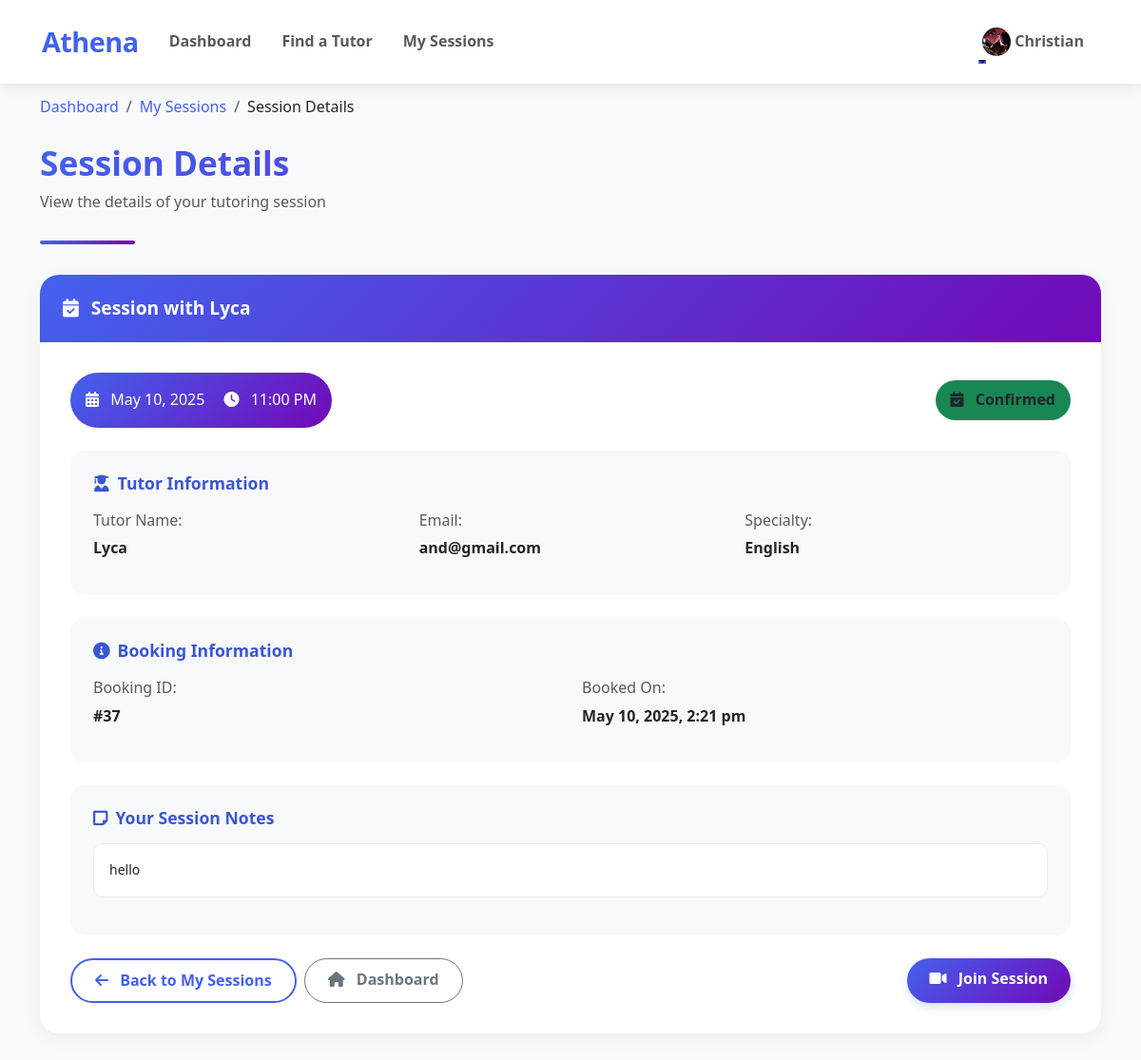
Screenshot of /student-session-details.php?id=37 (signed in) with the database file from the repository.
### tables this page shows
CREATE TABLE `students` (
  `id` int(11) NOT NULL,
  `name` varchar(100) NOT NULL,
  `email` varchar(100) NOT NULL,
  `phone` varchar(20) DEFAULT NULL,
  `password` varchar(255) NOT NULL,
  `status` enum('active','inactive') DEFAULT 'active',
  `created_at` timestamp NOT NULL DEFAULT current_timestamp(),
  `phone_number` varchar(20) DEFAULT NULL,
  `profile_image` varchar(255) DEFAULT NULL
);

CREATE TABLE `bookings` (
  `id` int(11) NOT NULL,
  `student_id` int(11) NOT NULL,
  `tutor_id` int(11) NOT NULL,
  `session_date` date NOT NULL,
  `session_time` time NOT NULL,
  `status` enum('pending','accepted','declined','completed','confirmed') DEFAULT 'pending',
  `payment_method` varchar(50) DEFAULT NULL,
  `proof_file_path` varchar(255) DEFAULT NULL,
  `created_at` timestamp NOT NULL DEFAULT current_timestamp(),
  `notes` text DEFAULT NULL,
  `updated_at` timestamp NOT NULL DEFAULT current_timestamp() ON UPDATE current_timestamp(),
  `rating` int(11) DEFAULT NULL,
  `feedback` text DEFAULT NULL
);

CREATE TABLE `tutors` (
  `id` int(11) NOT NULL,
  `name` varchar(100) NOT NULL,
  `email` varchar(100) NOT NULL,
  `phone` varchar(20) DEFAULT NULL,
  `password` varchar(255) NOT NULL,
  `status` enum('active','inactive') DEFAULT 'active',
  `profile_image` varchar(255) DEFAULT NULL,
  `created_at` timestamp NOT NULL DEFAULT current_timestamp(),
  `specialty` varchar(255) DEFAULT NULL,
  `description` text DEFAULT NULL,
  `rating` decimal(3,2) DEFAULT 0.00,
  `hourly_rate` decimal(10,2) DEFAULT 0.00,
  `experience` int(11) DEFAULT 0 COMMENT 'Years of teaching experience',
  `bio` text DEFAULT NULL COMMENT 'Tutor biography/profile description',
  `phone_number` varchar(20) DEFAULT NULL COMMENT 'Tutors contact phone number'
);

### student-session-details.php (the view, shortened to what this page needs)
<?php
require 'db.php';
$student_id = $_SESSION['user_id'];
$booking_id = $_GET['id'] ?? null;
$stmt_student = $conn->prepare("SELECT * FROM students WHERE id = ?");
$stmt_student->execute([$student_id]);
$student = $stmt_student->fetch();
$stmt = $conn->prepare("
    SELECT b.*, t.name as tutor_name, t.email as tutor_email, t.specialty as tutor_specialty
    FROM bookings b
    JOIN tutors t ON b.tutor_id = t.id
    WHERE b.id = ? AND b.student_id = ?
");
$stmt->execute([$booking_id, $student_id]);
$session = $stmt->fetch();
$session_date_formatted = date('F j, Y', strtotime($session['session_date']));
$session_time_formatted = date('g:i A', strtotime($session['session_time']));
?>
<!DOCTYPE html>
<html lang="en">
<head>
    <link href="https://cdn.jsdelivr.net/npm/bootstrap@5.3.0/dist/css/bootstrap.min.css" rel="stylesheet">
    <link href="https://cdnjs.cloudflare.com/ajax/libs/font-awesome/6.0.0/css/all.min.css" rel="stylesheet">
</head>
<body>
    <nav class="navbar navbar-expand-lg navbar-light">
        <div class="container">
            <a class="navbar-brand" href="student-dashboard.php">Athena</a>
            <div class="collapse navbar-collapse" id="navbarNav">
                <ul class="navbar-nav me-auto">
                    <li class="nav-item">
                        <a class="nav-link" href="student-dashboard.php">Dashboard</a>
                    </li>
                    <li class="nav-item">
                        <a class="nav-link" href="find-tutor.php">Find a Tutor</a>
                    </li>
                    <li class="nav-item">
                        <a class="nav-link" href="my-sessions.php">My Sessions</a>
                    </li>
                </ul>
                <ul class="navbar-nav">
                    <li class="nav-item dropdown">
                        <a class="nav-link dropdown-toggle d-flex align-items-center" href="#" id="navbarDropdown" role="button" data-bs-toggle="dropdown">
                            <?php if (isset($student['profile_image']) && !empty($student['profile_image'])): ?>
                                <img src="<?php echo htmlspecialchars($student['profile_image']); ?>" alt="Profile" class="nav-profile-img me-1">
                            <?php else: ?>
                                <i class="fas fa-user-circle me-1"></i>
                            <?php endif; ?>
                            <?php echo htmlspecialchars($student['name']); ?>
                        </a>
                    </li>
                </ul>
            </div>
        </div>
    </nav>    <div class="container mt-4">
        <nav aria-label="breadcrumb">
            <ol class="breadcrumb">
                <li class="breadcrumb-item"><a href="student-dashboard.php">Dashboard</a></li>
                <li class="breadcrumb-item"><a href="my-sessions.php">My Sessions</a></li>
                <li class="breadcrumb-item active" aria-current="page">Session Details</li>
            </ol>
        </nav>
        <div class="page-header">
            <h2>Session Details</h2>
            <p class="text-muted">View the details of your tutoring session</p>
        </div>
        <div class="card details-card">
            <div class="card-header">
                <i class="fas fa-calendar-check me-2"></i> Session with <?php echo htmlspecialchars($session['tutor_name']); ?>
            </div>
            <div class="card-body">
                <div class="d-flex align-items-center mb-4">
                    <div class="session-date p-3 rounded-pill me-4" style="background: linear-gradient(135deg, var(--primary), var(--secondary)); color: white;">
                        <i class="fas fa-calendar-alt me-2"></i> <?php echo $session_date_formatted; ?>
                        <i class="fas fa-clock ms-3 me-2"></i> <?php echo $session_time_formatted; ?>
                    </div>
                    <span class="status-badge bg-<?php echo getStatusBadgeClass($session['status']); ?> ms-auto">
                        <i class="fas fa-<?php echo getStatusIcon($session['status']); ?> me-2"></i>
                        <?php echo ucfirst(htmlspecialchars($session['status'])); ?>
                    </span>
                </div>
                <div class="info-group">
                    <h6 class="section-title"><i class="fas fa-user-graduate me-2"></i>Tutor Information</h6>
                    <div class="row">
                        <div class="col-md-4 info-item">
                            <span class="text-muted mb-1 d-block">Tutor Name:</span>
                            <span class="fw-bold"><?php echo htmlspecialchars($session['tutor_name']); ?></span>
                        </div>
                        <div class="col-md-4 info-item">
                            <span class="text-muted mb-1 d-block">Email:</span>
                            <span class="fw-bold"><?php echo htmlspecialchars($session['tutor_email'] ?? 'Not available'); ?></span>
                        </div>
                        <div class="col-md-4 info-item">
                            <span class="text-muted mb-1 d-block">Specialty:</span>
                            <span class="fw-bold"><?php echo htmlspecialchars($session['tutor_specialty'] ?? 'Not specified'); ?></span>
                        </div>
                    </div>
                </div>
                <div class="info-group">
                    <h6 class="section-title"><i class="fas fa-info-circle me-2"></i>Booking Information</h6>
                    <div class="row">
                        <div class="col-md-6 info-item">
                            <span class="text-muted mb-1 d-block">Booking ID:</span>
                            <span class="fw-bold">#<?php echo $session['id']; ?></span>
                        </div>
                        <div class="col-md-6 info-item">
                            <span class="text-muted mb-1 d-block">Booked On:</span>
                            <span class="fw-bold"><?php echo date('F j, Y, g:i a', strtotime($session['created_at'])); ?></span>
                        </div>
                    </div>
                </div>
                <?php if (!empty($session['notes'])): ?>
                <div class="notes-container">
                    <h6 class="section-title"><i class="fas fa-sticky-note me-2"></i>Your Session Notes</h6>
                    <pre><?php echo htmlspecialchars($session['notes']); ?></pre>
                </div>
                <?php endif; ?>
                <div class="mt-4 d-flex">
                    <a href="my-sessions.php" class="btn btn-outline-primary me-2">
                        <i class="fas fa-arrow-left me-2"></i> Back to My Sessions
                    </a>
                    <a href="student-dashboard.php" class="btn btn-outline-secondary">
                        <i class="fas fa-home me-2"></i> Dashboard
                    </a>
                    <?php if (strtolower($session['status']) === 'confirmed'): ?>
                    <a href="#" class="btn btn-primary ms-auto">
                        <i class="fas fa-video me-2"></i> Join Session
                    </a>
                    <?php endif; ?>
                </div>
            </div>
        </div>
    </div>    <script src="https://cdn.jsdelivr.net/npm/bootstrap@5.3.0/dist/js/bootstrap.bundle.min.js"></script>
</body>
</html>
<?php
function getStatusBadgeClass($status) {
    switch (strtolower($status)) {
        case 'confirmed': return 'success';
    }
}
function getStatusIcon($status) {
    switch (strtolower($status)) {
        case 'confirmed': return 'calendar-check';
    }
}
?>

### student-session-details.php (style rules this page uses)
:root { --primary: #4361ee; --primary-dark: #3a56d4; --secondary: #7209b7; --accent: #f72585; --light: #f8f9fa; --dark: #212529; --gray-light: #e9ecef; --success: #38b000; --warning: #ffaa00; --info: #3a86ff; }
body { font-family: 'Segoe UI', Tahoma, Geneva, Verdana, sans-serif; color: var(--dark); line-height: 1.6; background-color: var(--light); padding-top: 76px; }
.navbar { padding: 1rem 2rem; background: #fff; box-shadow: 0 2px 15px rgba(0,0,0,0.1); position: fixed; top: 0; width: 100%; z-index: 1000; }
.navbar-brand { font-weight: 800; font-size: 1.8rem; color: var(--primary); letter-spacing: -0.5px; }
.nav-link { font-weight: 600; margin: 0 0.5rem; position: relative; transition: all 0.3s ease; }
.nav-profile-img { width: 30px; height: 30px; border-radius: 50%; object-fit: cover; }
.nav-link::after { content: ''; position: absolute; width: 0; height: 2px; bottom: 0; left: 0; background-color: var(--primary); transition: width 0.3s ease; }
.page-header { margin-bottom: 2rem; position: relative; padding-bottom: 1rem; }
.page-header h2 { font-size: 2.2rem; font-weight: 800; margin-bottom: 0.5rem; background: linear-gradient(to right, var(--primary), var(--secondary)); -webkit-background-clip: text; -webkit-text-fill-color: transparent; }
.page-header::after { content: ''; position: absolute; bottom: 0; left: 0; width: 100px; height: 4px; background: linear-gradient(to right, var(--primary), var(--secondary)); border-radius: 2px; }
.details-card { border-radius: 20px; overflow: hidden; box-shadow: 0 5px 20px rgba(0,0,0,0.05); border: none; margin-bottom: 2rem; }
.details-card .card-header { background: linear-gradient(135deg, var(--primary), var(--secondary)); color: white; font-weight: 700; font-size: 1.2rem; padding: 1.25rem 1.5rem; border: none; }
.details-card .card-body { padding: 2rem; }
.section-title { font-weight: 700; font-size: 1.1rem; margin-bottom: 1rem; color: var(--primary-dark); }
.info-group { background-color: #f8f9fa; border-radius: 15px; padding: 1.5rem; margin-bottom: 1.5rem; }
.info-item { margin-bottom: 0.75rem; }
.status-badge { padding: 0.5rem 1rem; border-radius: 50px; font-weight: 600; display: inline-block; }
.notes-container { background-color: #f8f9fa; border-radius: 15px; padding: 1.5rem; margin-top: 1.5rem; }
pre { white-space: pre-wrap; word-wrap: break-word; background-color: white; padding: 1rem; border-radius: 10px; border: 1px solid #e9ecef; font-family: 'Segoe UI', Tahoma, Geneva, Verdana, sans-serif; margin-top: 0.75rem; }
.btn { border-radius: 50px; padding: 0.6rem 1.5rem; font-weight: 600; transition: all 0.3s ease; }
.btn-primary { background: linear-gradient(135deg, var(--primary), var(--secondary)); border: none; box-shadow: 0 4px 10px rgba(67, 97, 238, 0.2); }
.btn-outline-primary { color: var(--primary); border: 2px solid var(--primary); }
.breadcrumb { background-color: transparent; padding: 0; margin-bottom: 1.5rem; }
.breadcrumb-item a { color: var(--primary); text-decoration: none; font-weight: 500; }
.breadcrumb-item.active { color: var(--dark); font-weight: 500; }

### rows the page displays
students: profile_image (picture), name "Christian"
bookings: tutor.name "Lyca", session_date "May 10, 2025", session_time "11:00 PM", status "Confirmed", tutor.email "and@gmail.com", tutor.specialty "English", id "37", created_at "May 10, 2025, 2:21 pm", notes "hello"
